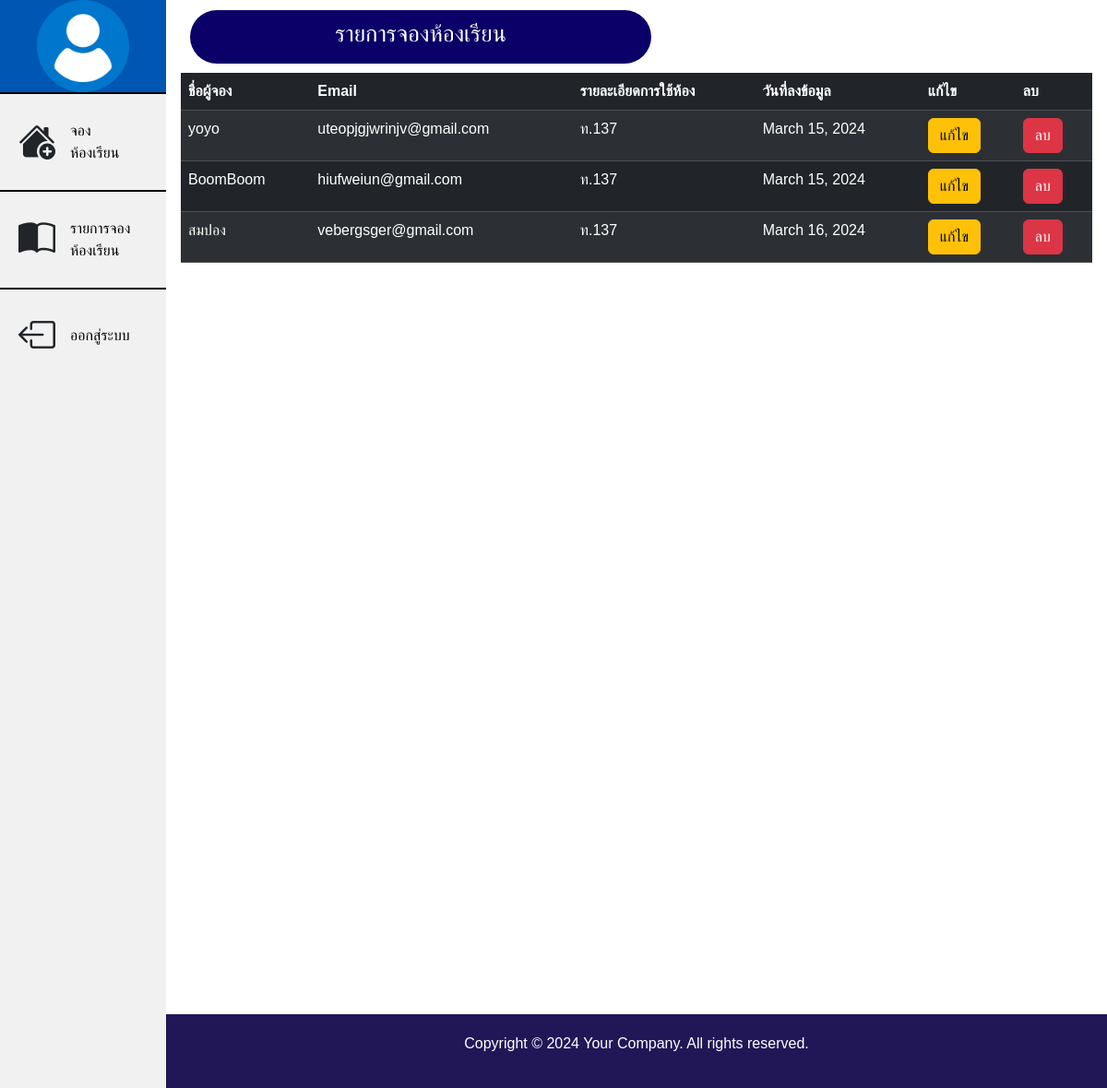
Page /roomlist on the earlier database version.
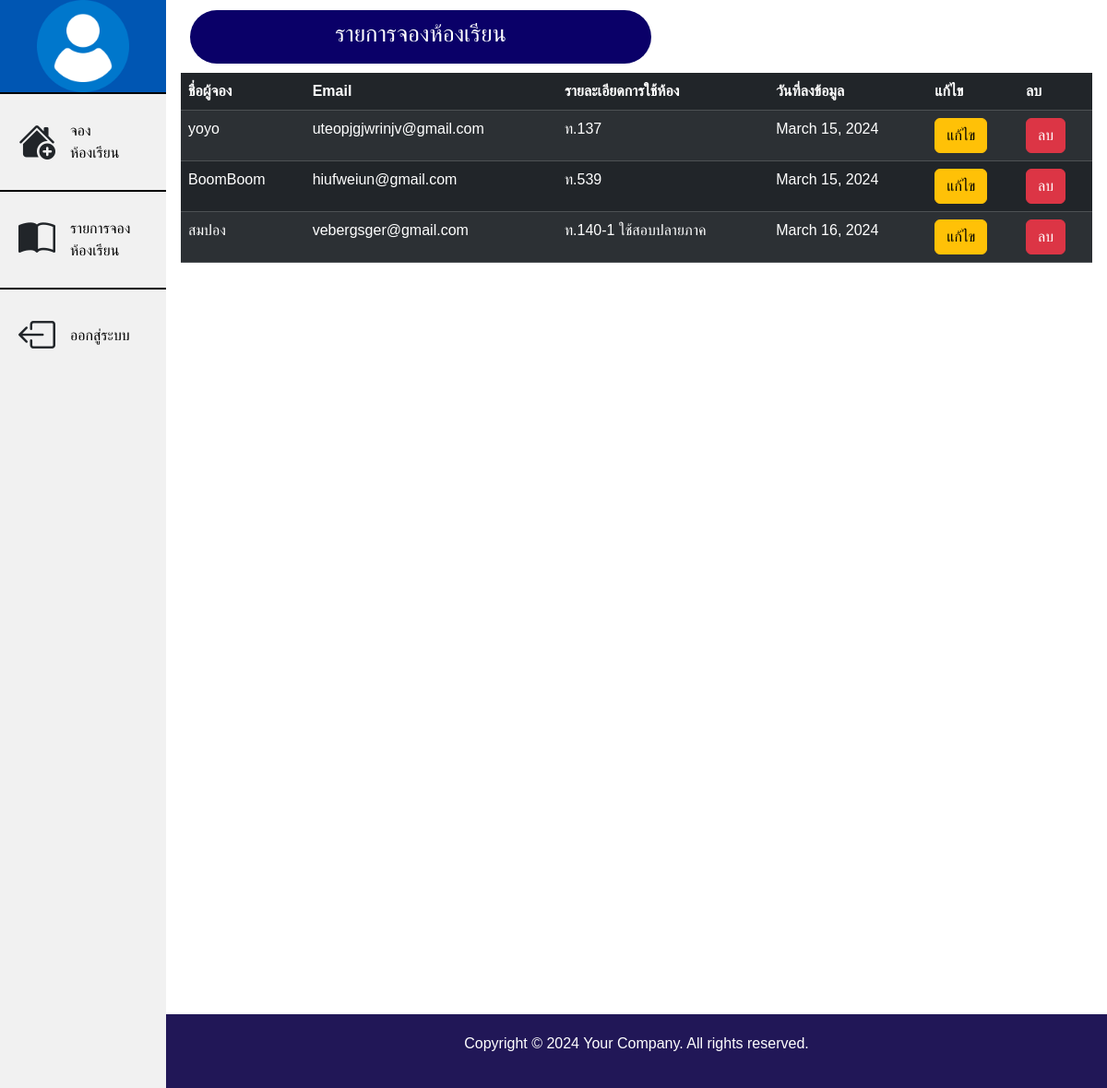
Same page on the later database version.
### mywebroom1/models.py (models this page shows, shortened)
class Person(models.Model):
    name = models.CharField(max_length=100)
    Email = models.CharField(max_length=100)
    detail = models.CharField(max_length=500)
    date = models.DateField(auto_now_add=True)

### mywebroom1/views.py (the view)
# urls.py: path('roomlist', views.roomlist),
def roomlist(request):
    all_person = Person.objects.all()
    return render(request, "roomlist.html",{"all_person":all_person})

### mywebroom1/templates/roomlist.html (shortened to what this page needs)
{% load static %}
<!DOCTYPE html>
<html lang="en">
<head>
    <link rel="stylesheet"href="https://cdn.jsdelivr.net/npm/bootstrap-icons@1.10.3/font/bootstrap-icons.css">
    <link href="https://cdn.jsdelivr.net/npm/bootstrap@5.3.2/dist/css/bootstrap.min.css" rel="stylesheet">
    <link rel="stylesheet" href="{% static '/css/main.css' %}">
</head>
<body>
  <ul class="menu">
    <div class="logo">
      <img src="{% static '/images/user.png' %}" alt="">
    </div>
    <li><i class="bi bi-house-add-fill" style="font-size: 40px;"></i><a href="/main">จองห้องเรียน</a></li>
    <li><i class="bi bi-book-half" style="font-size: 40px;"></i><a href="/roomlist">รายการจองห้องเรียน</a></li>
    <li><i class="bi bi-box-arrow-left" style="font-size: 40px;"></i><a href="/logout">ออกสู่ระบบ</a></li>
  </ul>
<div class="section-1">
  <div class="item-roomlist">
    <h2 class="text-center">รายการจองห้องเรียน</h2>
  </div>
  <table class="table table-dark table-striped">
    <thead>
      <tr>
        <th scope="col">ชื่อผู้จอง</th>
        <th scope="col">Email</th>
        <th scope="col">รายละเอียดการใช้ห้อง</th>
        <th scope="col">วันที่ลงข้อมูล</th>
        <th scope="col">แก้ไข</th>
        <th scope="col">ลบ</th>
      </tr>
    </thead>
    <tbody>
      {% for person in all_person %}
      <tr>
        <td>{{person.name}}</td>
        <td>{{person.Email}}</td>
        <td>{{person.detail}}</td>
        <td>{{person.date}}</td>
        <td><a href="edit/{{person.id}}" class="btn btn-warning">แก้ไข</a></td>
        <td>
          <a href="delete/{{person.id}}" class="btn btn-danger"
          onclick="return confirm('ต้องการลบ {{person.name}} หรือไม่ ?')"
          >ลบ</a>
        </td>
      </tr>
      {% endfor %}
    </tbody>
  </table>
</div>
<div class="footer">
  <p>Copyright © 2024 Your Company. All rights reserved.</p>
</div>
</body>
</html>

### static/css/main.css (style rules this page uses)
body { font-family: "Sarabun", sans-serif; margin: 0 auto; padding: 0 auto; background-color: #ffffff; box-sizing: border-box; background-size: cover; background-position: center; }
.logo img { width: 100px; }
.logo { text-align: center; background-color: #0056b3; }
.menu { list-style-type: none; margin: 0; padding: 0; width: 15%; background-color: #f1f1f1; position: fixed; height: 100%; overflow: auto; }
.section-1 { margin-left:15%; padding:1px 16px; height:1100px; }
li { display: flex; align-items: center; padding: 20px; border-top: 2px solid #000 ; }
li a { display: block; color: #000; padding: 8px 16px; text-decoration: none; }
* { outline: none; }
.footer { background-color: #211757; color: #fff; text-align: center; padding: 20px; margin-left:15%; }
.item-roomlist { display: flex; justify-content: center; max-width: 500px; background-color: #0a0068; border-radius: 60px; padding: 10px; margin: 10px; }
.item-roomlist h2 { color: #ffffff; font-size: 25px; }

Differences in the rows shown:
changed Person "BoomBoom": detail "ท.137" → "ท.539"
changed Person "สมปอง": detail "ท.137" → "ท.140-1 ใช้สอบปลายภาค"
